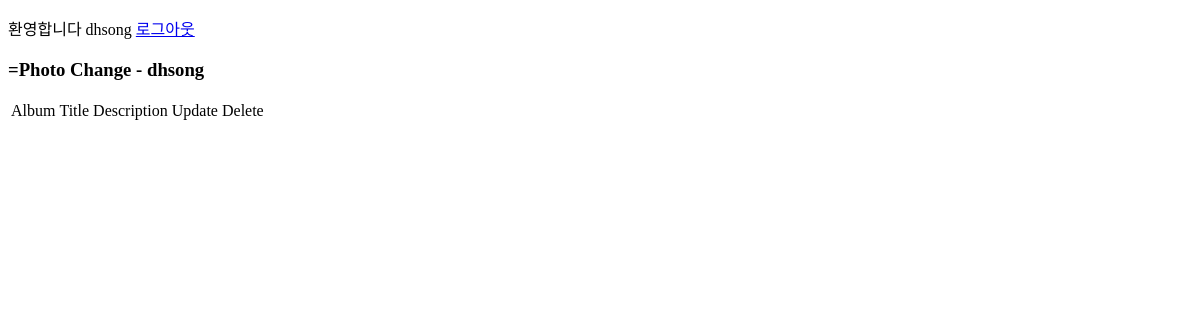
Page /photo/photo/change/ (signed in) on the earlier database version.
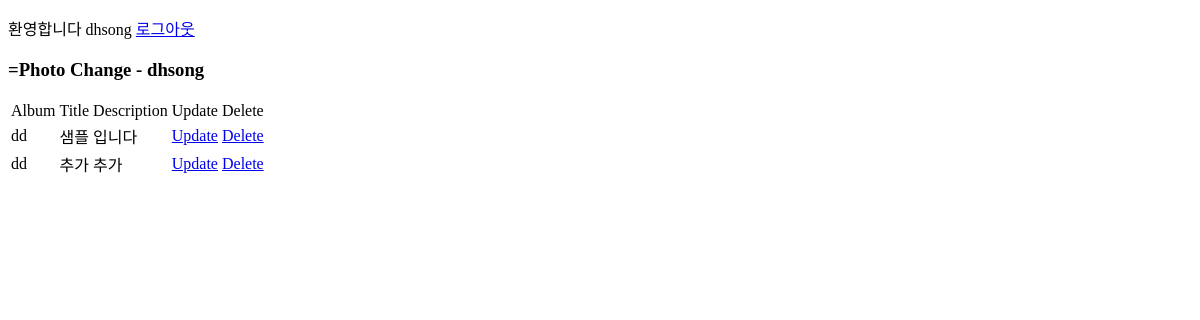
Same page on the later database version.
### photo/models.py (models this page shows, shortened)
class Photo(models.Model):
    title = models.CharField(max_length=50, blank=True)
    description = models.CharField('Photo Description', max_length=100, blank=True)
    upload_date = models.DateTimeField('Upload Date', auto_now_add=True)
    image = fields.ThumbnailImageField()
    album = models.ForeignKey('Album', on_delete=models.CASCADE)
    owner = models.ForeignKey(User, null=True, on_delete=models.CASCADE)
    class Meta:
        ordering = ['title']

class Album(models.Model):
    name = models.CharField(max_length=50)
    description = models.CharField('One Line Description', max_length=100)
    owner = models.ForeignKey(User, null=True, on_delete=models.CASCADE)
    class Meta:
        ordering = ['name']
    def __str__(self):
        return self.name

### photo/views.py (the view)
# urls.py: path('photo/change/', views.PhotoChangeLV.as_view(), name='photo_change_list'),
class PhotoChangeLV(LoginRequiredMixin, ListView):
    template_name = 'photo/photo_change_list.html'
    def get_queryset(self):
        return Photo.objects.filter(owner=self.request.user)

### photo/templates/photo/photo_change_list.html
{% extends 'base.html' %}
{% block content %}
    <h3>=Photo Change - {{ user }}</h3>
    <table>
        <thead>
            <td>Album</td>
            <td>Title</td>
            <td>Description</td>
            <td>Update</td>
            <td>Delete</td>
        </thead>
        <tbody>
            {% for photo in object_list %}
                <tr>
                    <td>{{ photo.album }}</td>
                    <td>{{ photo.title }}</td>
                    <td>{{ photo.description }}</td>
                    <td><a href="{% url 'photo:photo_update' photo.id %}">Update</a></td>
                    <td><a href="{% url 'photo:photo_delete' photo.id %}">Delete</a></td>
                </tr>
            {% endfor %}
        </tbody>
    </table>
{% endblock %}

### templates/base.html (shortened to what this page needs)
<!DOCTYPE html>
<html>
<head>
</head>
<body>
    {% if user.is_active %}
        <p>환영합니다 {{ user.username }} <a href="{% url 'logout' %}">로그아웃</a></p>
    {% else %}
        <a href="{% url 'login' %}">로그인하기</a>
        <a href="{% url 'register' %}">회원가입하기</a>
    {% endif %}
    {% block content %}
    {% endblock %}
</body>
</html>

Differences in the rows shown:
added Photo: album "dd", title "샘플", description "입니다"
added Photo: album "dd", title "추가", description "추가"
